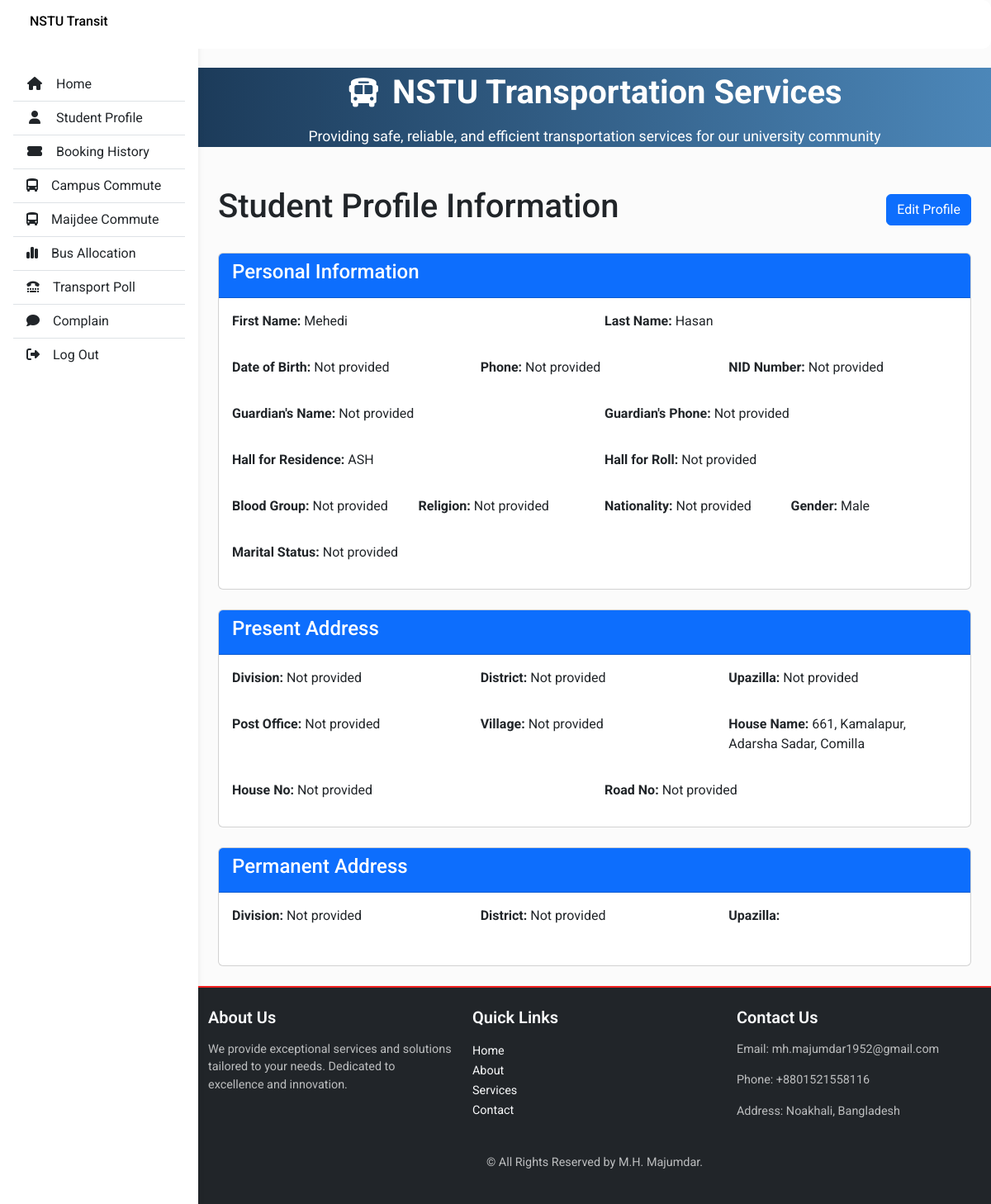
The page /view_profile (signed in) on the database its author committed.
### website/models.py (models this page shows)
class Profile(db.Model):
    id = db.Column(db.Integer, primary_key=True)
    user_id = db.Column(db.Integer, db.ForeignKey('user.id'), nullable=False)
    fathers_name = db.Column(db.String(150))
    mothers_name = db.Column(db.String(150))
    date_of_birth = db.Column(db.String(20))
    phone = db.Column(db.String(20))
    guardians_name = db.Column(db.String(150))
    guardians_phone = db.Column(db.String(20))
    hall_for_residence = db.Column(db.String(150))
    hall_for_roll = db.Column(db.String(150))
    blood_group = db.Column(db.String(10))
    religion = db.Column(db.String(50))
    nationality = db.Column(db.String(50))
    nid_number = db.Column(db.String(20))
    gender = db.Column(db.String(20))
    marital_status = db.Column(db.String(20))
    present_division = db.Column(db.String(100))
    present_district = db.Column(db.String(100))
    present_upazilla = db.Column(db.String(100))
    present_post_office = db.Column(db.String(100))
    present_village = db.Column(db.String(100))
    present_house_name = db.Column(db.String(100))
    present_house_no = db.Column(db.String(30))
    present_road_no = db.Column(db.String(30))
    permanent_division = db.Column(db.String(100))
    permanent_district = db.Column(db.String(100))
    permanent_upazilla = db.Column(db.String(100))
    permanent_post_office = db.Column(db.String(100))
    permanent_village = db.Column(db.String(100))
    permanent_house_name = db.Column(db.String(100))
    permanent_house_no = db.Column(db.String(30))
    permanent_road_no = db.Column(db.String(30))
    academic_level = db.Column(db.String(50))
    faculty = db.Column(db.String(150))
    department = db.Column(db.String(150))
    session = db.Column(db.String(20))
    year_term = db.Column(db.String(30))
    student_id = db.Column(db.String(20))
    updated_at = db.Column(db.DateTime(timezone=True), default=func.now(), onupdate=func.now())

### website/views.py (the view)
@views.route("/view_profile")
@login_required
def view_profile():
    profile = Profile.query.filter_by(user_id=current_user.id).first()
    if not profile:
        profile = Profile(user_id=current_user.id)
        db.session.add(profile)
        db.session.commit()
        flash("Please complete your profile information.", "info")
        return redirect(url_for("views.edit_profile"))
    return render_template("profile_info.html", user=current_user, profile=profile)

### website/Templates/profile_info.html
{% extends "base.html" %} {% block title %}User Profile{% endblock %} {% block
content %}
<div class="container mt-4">
  <div class="d-flex justify-content-between align-items-center mb-4">
    <h1>Student Profile Information</h1>
    <a href="{{ url_for('views.edit_profile') }}" class="btn btn-primary"
      >Edit Profile</a
    >
  </div>
  <div class="card mb-4">
    <div class="card-header bg-primary text-white">
      <h4>Personal Information</h4>
    </div>
    <div class="card-body">
      <div class="row mb-3">
        <div class="col-md-6">
          <p>
            <strong>First Name:</strong> {{ profile.fathers_name or 'Not
            provided' }}
          </p>
        </div>
        <div class="col-md-6">
          <p>
            <strong>Last Name:</strong> {{ profile.mothers_name or 'Not
            provided' }}
          </p>
        </div>
      </div>
      <div class="row mb-3">
        <div class="col-md-4">
          <p>
            <strong>Date of Birth:</strong> {{ profile.date_of_birth or 'Not
            provided' }}
          </p>
        </div>
        <div class="col-md-4">
          <p><strong>Phone:</strong> {{ profile.phone or 'Not provided' }}</p>
        </div>
        <div class="col-md-4">
          <p>
            <strong>NID Number:</strong> {{ profile.nid_number or 'Not provided'
            }}
          </p>
        </div>
      </div>
      <div class="row mb-3">
        <div class="col-md-6">
          <p>
            <strong>Guardian's Name:</strong> {{ profile.guardians_name or 'Not
            provided' }}
          </p>
        </div>
        <div class="col-md-6">
          <p>
            <strong>Guardian's Phone:</strong> {{ profile.guardians_phone or
            'Not provided' }}
          </p>
        </div>
      </div>
      <div class="row mb-3">
        <div class="col-md-6">
          <p>
            <strong>Hall for Residence:</strong> {{ profile.hall_for_residence
            or 'Not provided' }}
          </p>
        </div>
        <div class="col-md-6">
          <p>
            <strong>Hall for Roll:</strong> {{ profile.hall_for_roll or 'Not
            provided' }}
          </p>
        </div>
      </div>
      <div class="row mb-3">
        <div class="col-md-3">
          <p>
            <strong>Blood Group:</strong> {{ profile.blood_group or 'Not
            provided' }}
          </p>
        </div>
        <div class="col-md-3">
          <p>
            <strong>Religion:</strong> {{ profile.religion or 'Not provided' }}
          </p>
        </div>
        <div class="col-md-3">
          <p>
            <strong>Nationality:</strong> {{ profile.nationality or 'Not
            provided' }}
          </p>
        </div>
        <div class="col-md-3">
          <p><strong>Gender:</strong> {{ profile.gender or 'Not provided' }}</p>
        </div>
      </div>
      <div class="row">
        <div class="col-md-4">
          <p>
            <strong>Marital Status:</strong> {{ profile.marital_status or 'Not
            provided' }}
          </p>
        </div>
      </div>
    </div>
  </div>
  <div class="card mb-4">
    <div class="card-header bg-primary text-white">
      <h4>Present Address</h4>
    </div>
    <div class="card-body">
      <div class="row mb-3">
        <div class="col-md-4">
          <p>
            <strong>Division:</strong> {{ profile.present_division or 'Not
            provided' }}
          </p>
        </div>
        <div class="col-md-4">
          <p>
            <strong>District:</strong> {{ profile.present_district or 'Not
            provided' }}
          </p>
        </div>
        <div class="col-md-4">
          <p>
            <strong>Upazilla:</strong> {{ profile.present_upazilla or 'Not
            provided' }}
          </p>
        </div>
      </div>
      <div class="row mb-3">
        <div class="col-md-4">
          <p>
            <strong>Post Office:</strong> {{ profile.present_post_office or 'Not
            provided' }}
          </p>
        </div>
        <div class="col-md-4">
          <p>
            <strong>Village:</strong> {{ profile.present_village or 'Not
            provided' }}
          </p>
        </div>
        <div class="col-md-4">
          <p>
            <strong>House Name:</strong> {{ profile.present_house_name or 'Not
            provided' }}
          </p>
        </div>
      </div>
      <div class="row">
        <div class="col-md-6">
          <p>
            <strong>House No:</strong> {{ profile.present_house_no or 'Not
            provided' }}
          </p>
        </div>
        <div class="col-md-6">
          <p>
            <strong>Road No:</strong> {{ profile.present_road_no or 'Not
            provided' }}
          </p>
        </div>
      </div>
    </div>
  </div>
  <div class="card mb-4">
    <div class="card-header bg-primary text-white">
      <h4>Permanent Address</h4>
    </div>
    <div class="card-body">
      <div class="row mb-3">
        <div class="col-md-4">
          <p>
            <strong>Division:</strong> {{ profile.permanent_division or 'Not
            provided' }}
          </p>
        </div>
        <div class="col-md-4">
          <p>
            <strong>District:</strong> {{ profile.permanent_district or 'Not
            provided' }}
          </p>
        </div>
        <div class="col-md-4">
          <p><strong>Upazilla:</strong> {{ profile.permanent_upazilla}}</p>
        </div>
      </div>
    </div>
  </div>
</div>
{% endblock %}

### website/static/base.css (style rules this page uses)
body { font-family: 'Roboto', sans-serif; }
body { background-color: #fbfbfb; }

### rows shown on the page
Profile: fathers_name "Mehedi", mothers_name "Hasan", date_of_birth "Not provided", phone "Not provided", nid_number "Not provided", guardians_name "Not provided", guardians_phone "Not provided", hall_for_residence "ASH", hall_for_roll "Not provided", blood_group "Not provided", religion "Not provided", nationality "Not provided", gender "Male", marital_status "Not provided", present_division "Not provided", present_district "Not provided", present_upazilla "Not provided", present_post_office "Not provided", present_village "Not provided", present_house_name "661, Kamalapur, Adarsha Sadar, Comilla", present_house_no "Not provided", present_road_no "Not provided", permanent_division "Not provided", permanent_district "Not provided"
